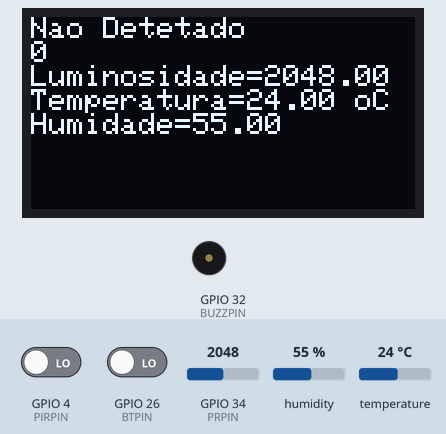
This program was run on a simulated ESP32. Shown: 128×64 one-colour display, buzzer (waves = sounding, pin HIGH). The test bench sets the inputs (shaded band); at power-on: GPIO 4 (PIRPIN) LOW, humidity 55 %, GPIO 34 (PRPIN) = 2048, GPIO 26 (BTPIN) LOW, temperature 24 °C. The display library's start-up logo is not drawn; what the program prints to the serial monitor is not drawn.

Above: at 2.5 s.
2.6 s: GPIO 4 (PIRPIN) driven HIGH
At 3.9 s:
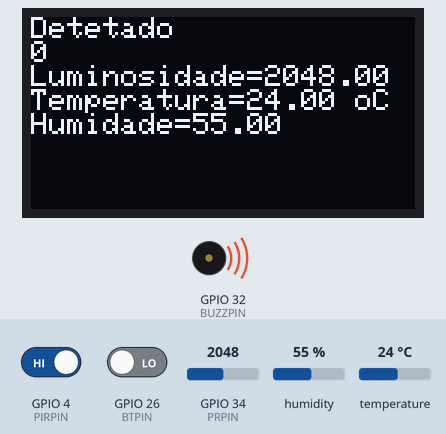
4.2 s: GPIO 4 (PIRPIN) driven LOW
At 4.37 s:
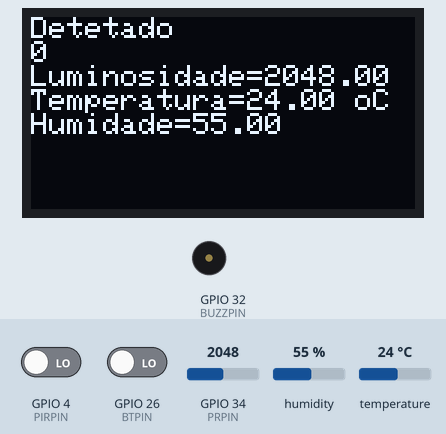
5.9 s: humidity set to 22 %
At 7.2 s:
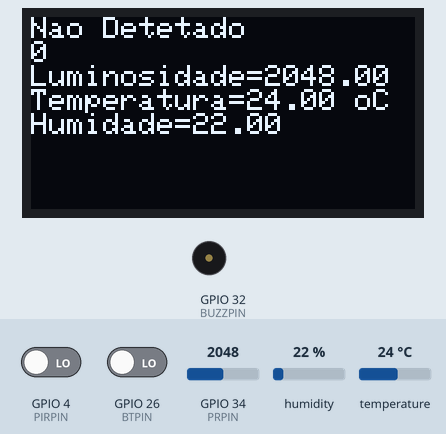
7.6 s: GPIO 34 (PRPIN) set to 2866
At 8.9 s:
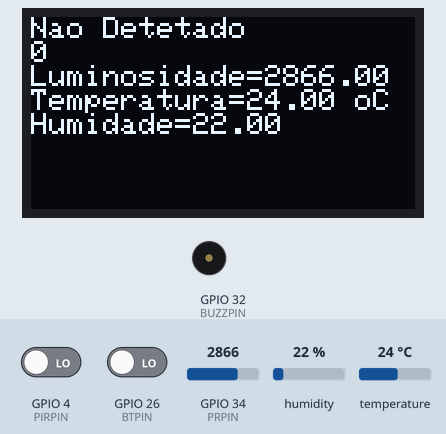
9.2 s: GPIO 26 (BTPIN) driven HIGH
At 10.5 s:
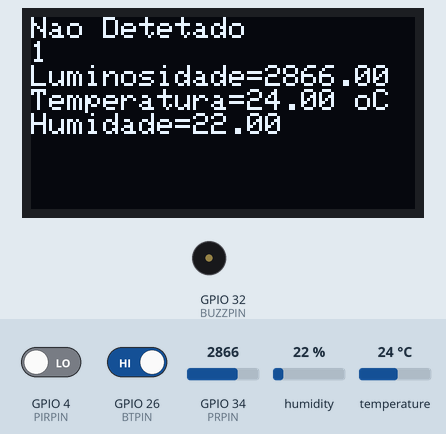
10.8 s: temperature set to 12 °C
At 12.3 s:
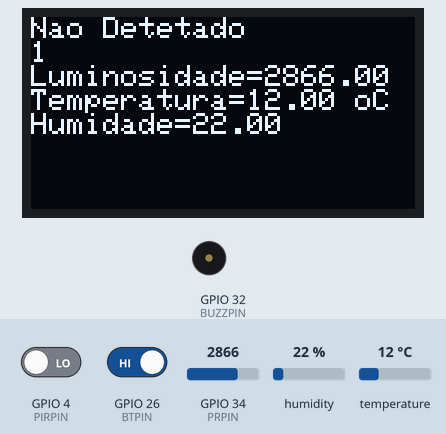
Timing chart, 0 to 13.5 s (numbered marks = the images above; inputs shaded):
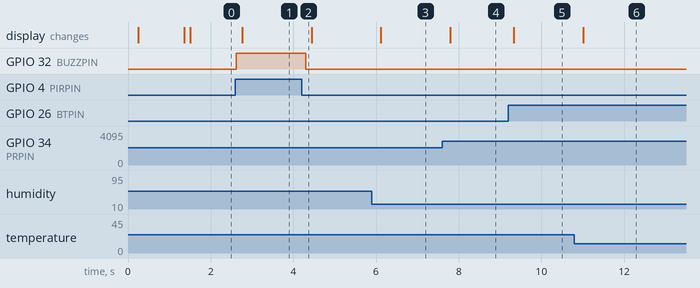

The program:

main.cpp
```cpp
#include <Arduino.h>
#include <SPI.h>
#include <Wire.h>
#include <Adafruit_GFX.h>
#include <Adafruit_SH110X.h>
#include <Adafruit_SH110X.h>

#include <Adafruit_Sensor.h>
#include <DHT.h>
#include <DHT_U.h>


Adafruit_SH1107 display = Adafruit_SH1107(64, 128, &Wire);

// OLED FeatherWing buttons map to different pins depending on board:
#if defined(ESP8266)
  #define BUTTON_A  0
  #define BUTTON_B 16
  #define BUTTON_C  2
#elif defined(ESP32) && \
    !defined(ARDUINO_ADAFRUIT_FEATHER_ESP32S2) && \
    !defined(ARDUINO_ADAFRUIT_FEATHER_ESP32S3) && \
    !defined(ARDUINO_ADAFRUIT_FEATHER_ESP32S3_NOPSRAM)
  #define BUTTON_A 15
  #define BUTTON_B 32
  #define BUTTON_C 14
#elif defined(ARDUINO_STM32_FEATHER)
  #define BUTTON_A PA15
  #define BUTTON_B PC7
  #define BUTTON_C PC5
#elif defined(TEENSYDUINO)
  #define BUTTON_A  4
  #define BUTTON_B  3
  #define BUTTON_C  8
#elif defined(ARDUINO_NRF52832_FEATHER)
  #define BUTTON_A 31
  #define BUTTON_B 30
  #define BUTTON_C 27
#else // 32u4, M0, M4, nrf52840, esp32-s2, esp32-s3 and 328p
  #define BUTTON_A  9
  #define BUTTON_B  6
  #define BUTTON_C  5
#endif

//Pins Sensores
#define DHTTYPE    DHT22
#define DHTPIN 5     // Digital pin connected to the DHT sensor
#define PIRPIN 4     // Digital pin connected to the PIR sensor
#define PRPIN 34     // Digital pin connected to the PR sensor
#define BUZZPIN 32     // Digital pin connected to the Buzzer
#define BTPIN 26     // Digital pin connected to the Buzzer


DHT_Unified dht(DHTPIN, DHTTYPE);

uint32_t delayMS;

void setup() {
  Serial.begin(115200);

  dht.begin();
  sensor_t sensor;
  dht.temperature().getSensor(&sensor);
  dht.humidity().getSensor(&sensor);

  pinMode(PIRPIN,INPUT);
  pinMode(PRPIN,INPUT);
  pinMode(BUZZPIN,OUTPUT);
  pinMode(BTPIN,INPUT);


  Serial.println("128x64 OLED FeatherWing test");
  delay(250); // wait for the OLED to power up
  display.begin(0x3C, true); // Address 0x3C default

  Serial.println("OLED begun");

  // Show image buffer on the display hardware.
  // Since the buffer is intialized with an Adafruit splashscreen
  // internally, this will display the splashscreen.
  display.display();
  delay(1000);

  // Clear the buffer.
  display.clearDisplay();
  display.display();

  display.setRotation(1);
  Serial.println("Button test");

  // text display tests
  display.setTextSize(1);
  display.setTextColor(SH110X_WHITE);
  display.setCursor(0,0);
  display.display(); // actually display all of the above

  delayMS = 100;

}

void loop() {
  //Sensor PIR
  if (digitalRead(PIRPIN) == HIGH){
    display.println("Detetado");
    digitalWrite(BUZZPIN, HIGH);

  }
  else {
    display.println("Nao Detetado");
    digitalWrite(BUZZPIN, LOW);
  }

  if (digitalRead(BTPIN) == HIGH){
    display.println(1);

  }
  else {
    display.println(0);
  }

  //Sensor PR
  char lux[100];
  float lum = analogRead(PRPIN);
  snprintf(lux, sizeof(lux), "Luminosidade=%.2f", lum);
  display.println(lux);

  //Sensor
  sensors_event_t event;
  dht.temperature().getEvent(&event);
  char temp[100];
    snprintf(temp, sizeof(temp), "Temperatura=%.2f oC",event.temperature);
  display.println(temp);
  dht.humidity().getEvent(&event);
  char hum[100];
    snprintf(hum, sizeof(hum), "Humidade=%.2f%",event.relative_humidity);
  display.println(hum);
  delay(delayMS);
  yield();
  display.display();
  delay(10);
  display.clearDisplay();
  display.setCursor(0,0);
} 
```

Measured:
- after the input at 2.6 s, GPIO 32 (BUZZPIN): LOW → HIGH at once; the display: changes after 0.16 s (image 1)
- after the input at 4.2 s, GPIO 32 (BUZZPIN): HIGH → LOW after 0.10 s
- after the input at 5.9 s, the display: changes after 0.21 s (image 3)
- after the input at 7.6 s, the display: changes after 0.19 s (image 4)
- after the input at 9.2 s, the display: changes after 0.13 s (image 5)
- after the input at 10.8 s, the display: changes after 0.22 s (image 6)
